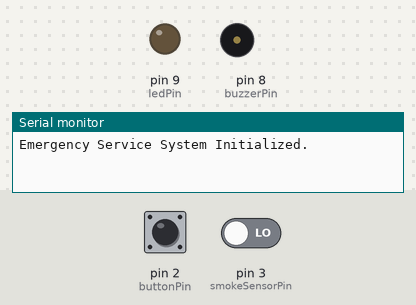
This sketch was run on a simulated Arduino Uno, built with avr-gcc and run on an emulated ATmega328P. Parts: output pins drawn as LEDs (lit = HIGH), buzzer (waves = sounding, pin HIGH), the last lines printed to the serial monitor. The inputs (shaded band) are chosen by the test bench; at power-on: pin 3 (smokeSensorPin) LOW, pin 2 (buttonPin) HIGH.

Above: at 1.2 s.
1.3 s: pin 3 (smokeSensorPin) driven HIGH
At 2.1 s:
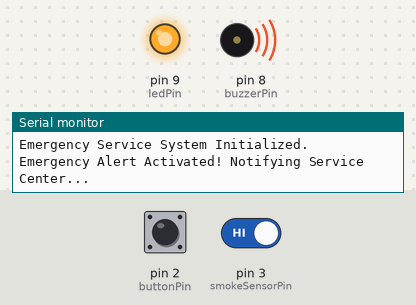
4.3 s: pin 3 (smokeSensorPin) driven LOW
At 5.6 s:
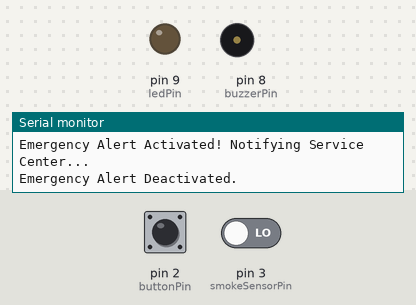
6.3 s: pin 2 (buttonPin) pulled LOW for 3.2 s
At 7.1 s:
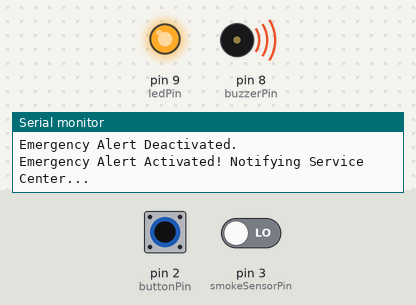
Timing chart, 0 to 10.8 s (numbered marks = the images above; inputs shaded):
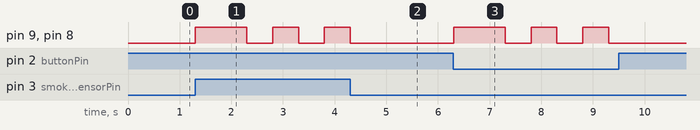

Measured:
- after the input at 1.3 s, pin 9 (ledPin), pin 8 (buzzerPin): goes HIGH 1.0 s, LOW 0.50 s, HIGH 0.50 s, LOW 0.50 s, then HIGH, starting at once
- after the input at 4.3 s, pin 9 (ledPin), pin 8 (buzzerPin): goes on until 4.3 s, then stays LOW
- after the input at 6.3 s, pin 9 (ledPin), pin 8 (buzzerPin): LOW → HIGH at once, then repeats every 1.0 s: LOW 0.50 s, HIGH 0.50 s, until it stays LOW from 9.3 s

The sketch:

Smart_Emergency_Alert_System.ino
```cpp
// Define pins
const int buttonPin = 2; // Pin for emergency button
const int smokeSensorPin = 3; // Pin for smoke sensor digital output
const int buzzerPin = 8; // Pin for buzzer
const int ledPin = 9; // Optional: Pin for LED indication

bool alertActive = false; // Variable to track alert state

void setup() {
  // Initialize pin modes
  pinMode(buttonPin, INPUT_PULLUP); // Button with internal pull-up resistor
  pinMode(smokeSensorPin, INPUT); // Smoke sensor digital input
  pinMode(buzzerPin, OUTPUT); // Buzzer output
  pinMode(ledPin, OUTPUT); // Optional: LED output

  // Initialize serial communication for alert message
  Serial.begin(9600);
  Serial.println("Emergency Service System Initialized.");
}

void loop() {
  // Check if the emergency button is pressed or smoke is detected
  if (digitalRead(buttonPin) == LOW || digitalRead(smokeSensorPin) == HIGH) {
    if (!alertActive) { // Check if the alert is not already active
      alertActive = true;
      activateAlert(); // Activate alert when button is pressed or smoke detected
    }
  } else {
    if (alertActive) { // Check if the alert is active and button is released, and no smoke is detected
      alertActive = false;
      resetAlert(); // Reset alert when button is released and no smoke detected
    }
  }
}

void activateAlert() {
  // Simulate sending an alert to the emergency service center
  Serial.println("Emergency Alert Activated! Notifying Service Center...");

  // Activate buzzer and LED for alert
  digitalWrite(buzzerPin, HIGH);
  digitalWrite(ledPin, HIGH); // Optional: Turn on LED
  delay(500); // Alert for 0.5 seconds

  // Send a continuous alert until the button is released or smoke is no longer detected
  while (digitalRead(buttonPin) == LOW || digitalRead(smokeSensorPin) == HIGH) {
    digitalWrite(buzzerPin, HIGH);
    digitalWrite(ledPin, HIGH); // Optional: Keep LED on
    delay(500);
    digitalWrite(buzzerPin, LOW);
    digitalWrite(ledPin, LOW); // Optional: Turn off LED
    delay(500);
  }
}

void resetAlert() {
  // Simulate alert reset message
  Serial.println("Emergency Alert Deactivated.");

  // Turn off buzzer and LED
  digitalWrite(buzzerPin, LOW);
  digitalWrite(ledPin, LOW); // Optional: Turn off LED
}
```
